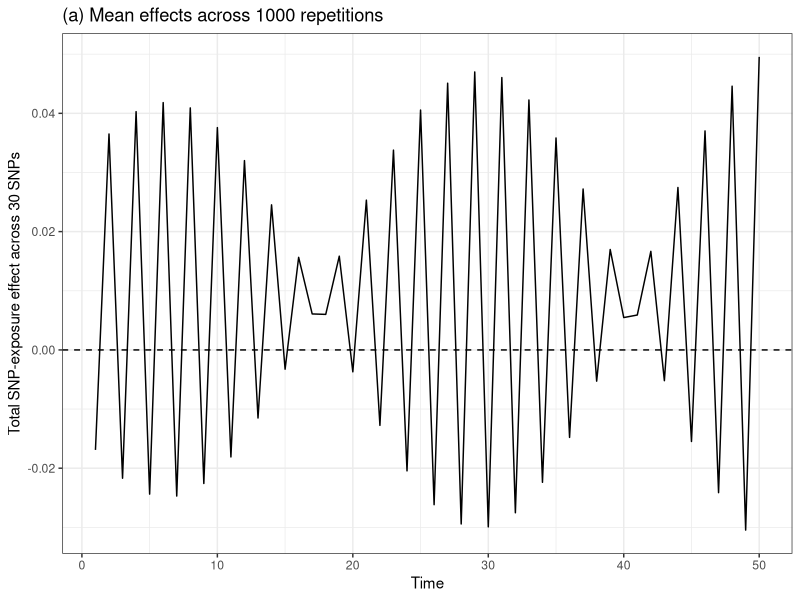
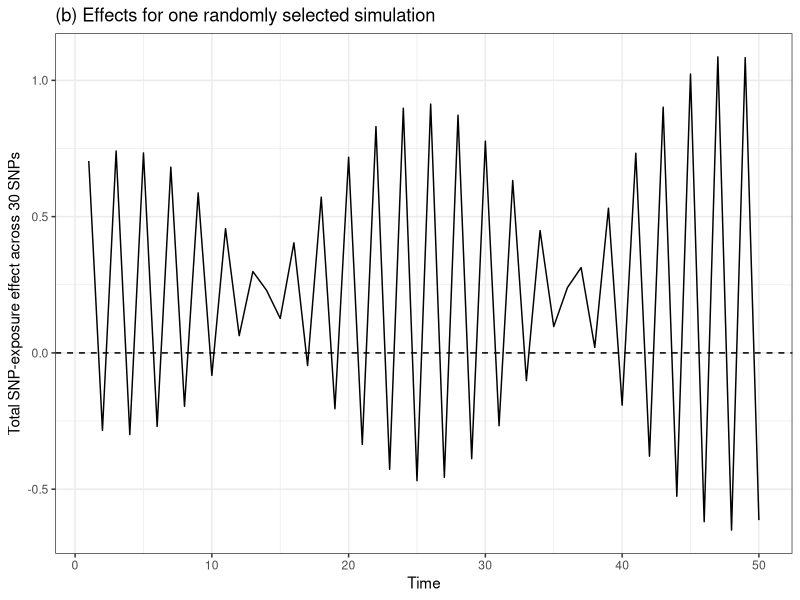

These figures' R source, in order:
#Eleanor Sanderson
#25th July 2023
#Code to replicate SNP effects in Tian and Burgess IJE 2023


library(dplyr)
library(tidyverse)
library(ggplot2)

rm(list = ls(all.names = TRUE))
set.seed(11)

reps = 1000
results <- data.frame()


for(r in 1:reps){

A1 <- rnorm(30,0,0.05)
A2 <- rnorm(30,0,0.15)
A3 <- rnorm(30,3,0.01)
A4 <- rnorm(30,0,1)

t <- 1:50
alpha = matrix( , nrow = 50, ncol = 30)
for (i in 1:50){
  for(j in 1:30){
alpha[i,j] <- A1[j] +  A2[j]*cos(A3[j]*i-A4[j])
  }
}

alpha <- data.frame(alpha)


alpha$sum <- alpha[,1]

for(i in 2:30){
  alpha$sum <- alpha$sum + alpha[,i]
}

for(t in 1:50){
  results[r,t] <- alpha[t,"sum"]
}


a <- cor(t(alpha[,1:30]))

#15, 30 with 10 and 50

results[r,"10_15"] <- a[10,15]
results[r,"10_50"] <- a[10,50]
results[r,"30_50"] <- a[30,50]
results[r,"15_50"] <- a[15,50]
results[r,"10_30"] <- a[10,30]


}
##plot mean across the simulation


plotdat <- data.frame(colMeans(results[,1:50]))
plotdat <- plotdat %>% 
  rowid_to_column(var='time') %>%
  rename("snpeffect" = "colMeans.results...1.50..")


ggplot(data = plotdat, aes(x=time)) + 
  geom_line(aes(y=snpeffect)) +
  geom_hline(aes(yintercept = 0), col='black', linetype=2) +
  theme_bw() +
  labs(x="Time", y = "Total SNP-exposure effect across 30 SNPs", title = "(a) Mean effects across 1000 repetitions")

ggsave("mean_plot.pdf", width = 7, height = 5)


##plot for one repetition

randno <- round(runif(1,1,reps))

plotdat <- data.frame(t(results[randno,1:50]))
plotdat <- plotdat %>% 
  rowid_to_column(var='time') 
  
colnames(plotdat)[2] = "snpeffect"


ggplot(data = plotdat, aes(x=time)) + 
  geom_line(aes(y=snpeffect)) +
  geom_hline(aes(yintercept = 0), col='black', linetype=2) +
  theme_bw() +
  labs(x="Time", y = "Total SNP-exposure effect across 30 SNPs", title = "(b) Effects for one randomly selected simulation")

ggsave("singlerep_plot.pdf", width = 7, height = 5)



###looking at the correlations between the time periods

correlations <- results[,51:ncol(results)]


#estimated effect at time 15 scenario D for each repetition
correlations$D_15 <- correlations[,"10_15"]*0.4
correlations$D_50 <- -0.8 + correlations[,"10_50"]*0.4



